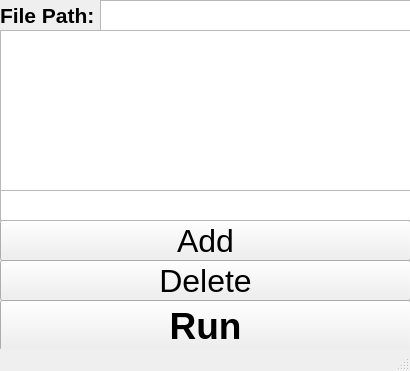
<?xml version="1.0" encoding="UTF-8"?>
<ui version="4.0">
 <class>MainWindow</class>
 <widget class="QMainWindow" name="MainWindow">
  <property name="geometry">
   <rect>
    <x>0</x>
    <y>0</y>
    <width>410</width>
    <height>371</height>
   </rect>
  </property>
  <property name="windowTitle">
   <string>MainWindow</string>
  </property>
  <widget class="QWidget" name="centralwidget">
   <widget class="QLabel" name="SelectFilelabel">
    <property name="geometry">
     <rect>
      <x>0</x>
      <y>0</y>
      <width>101</width>
      <height>31</height>
     </rect>
    </property>
    <property name="font">
     <font>
      <family>Arial</family>
      <pointsize>16</pointsize>
      <weight>75</weight>
      <bold>true</bold>
     </font>
    </property>
    <property name="text">
     <string>File Path:</string>
    </property>
   </widget>
   <widget class="QPushButton" name="DeleteButton">
    <property name="geometry">
     <rect>
      <x>0</x>
      <y>260</y>
      <width>411</width>
      <height>41</height>
     </rect>
    </property>
    <property name="font">
     <font>
      <pointsize>24</pointsize>
     </font>
    </property>
    <property name="text">
     <string>Delete</string>
    </property>
   </widget>
   <widget class="QPushButton" name="AddButton">
    <property name="geometry">
     <rect>
      <x>0</x>
      <y>220</y>
      <width>411</width>
      <height>41</height>
     </rect>
    </property>
    <property name="font">
     <font>
      <pointsize>24</pointsize>
     </font>
    </property>
    <property name="text">
     <string>Add</string>
    </property>
   </widget>
   <widget class="QTextEdit" name="TextInput">
    <property name="geometry">
     <rect>
      <x>0</x>
      <y>190</y>
      <width>411</width>
      <height>31</height>
     </rect>
    </property>
   </widget>
   <widget class="QPushButton" name="RUNButton">
    <property name="geometry">
     <rect>
      <x>0</x>
      <y>300</y>
      <width>411</width>
      <height>51</height>
     </rect>
    </property>
    <property name="font">
     <font>
      <pointsize>28</pointsize>
      <weight>75</weight>
      <bold>true</bold>
     </font>
    </property>
    <property name="text">
     <string>Run</string>
    </property>
   </widget>
   <widget class="QTextEdit" name="PathInput">
    <property name="geometry">
     <rect>
      <x>100</x>
      <y>0</y>
      <width>311</width>
      <height>31</height>
     </rect>
    </property>
   </widget>
   <widget class="QListWidget" name="listWidget">
    <property name="geometry">
     <rect>
      <x>0</x>
      <y>30</y>
      <width>411</width>
      <height>161</height>
     </rect>
    </property>
   </widget>
  </widget>
  <widget class="QStatusBar" name="statusbar"/>
 </widget>
 <resources/>
 <connections/>
</ui>
